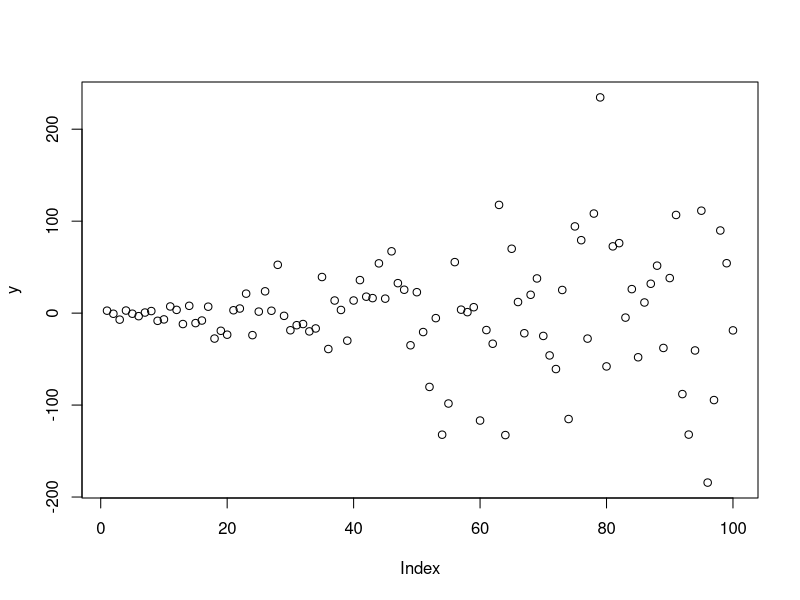
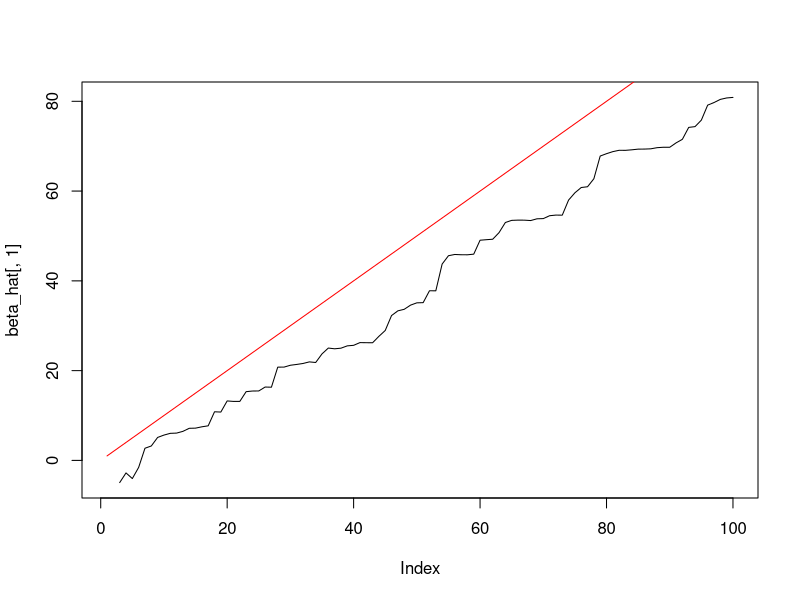
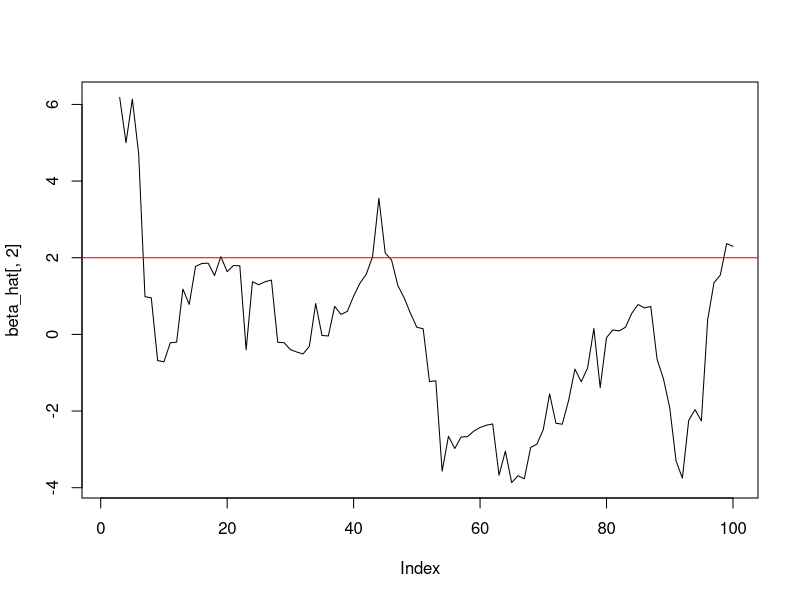
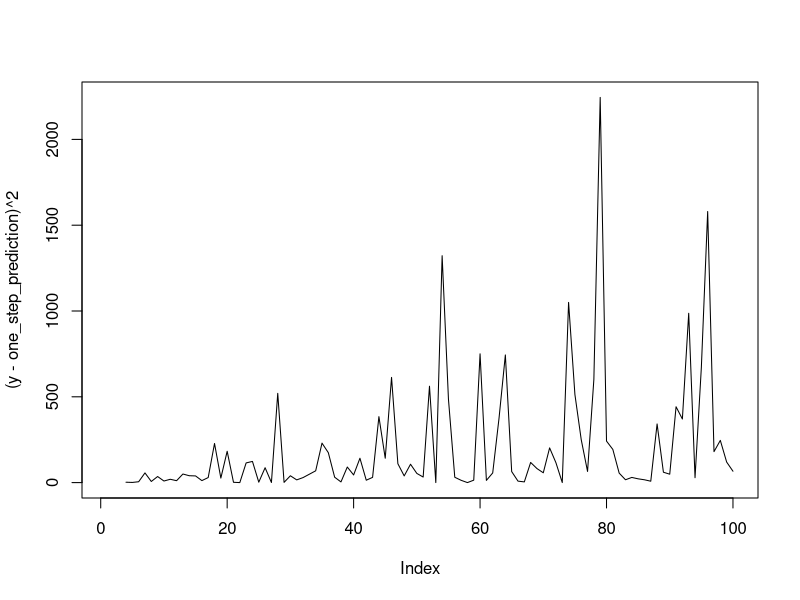
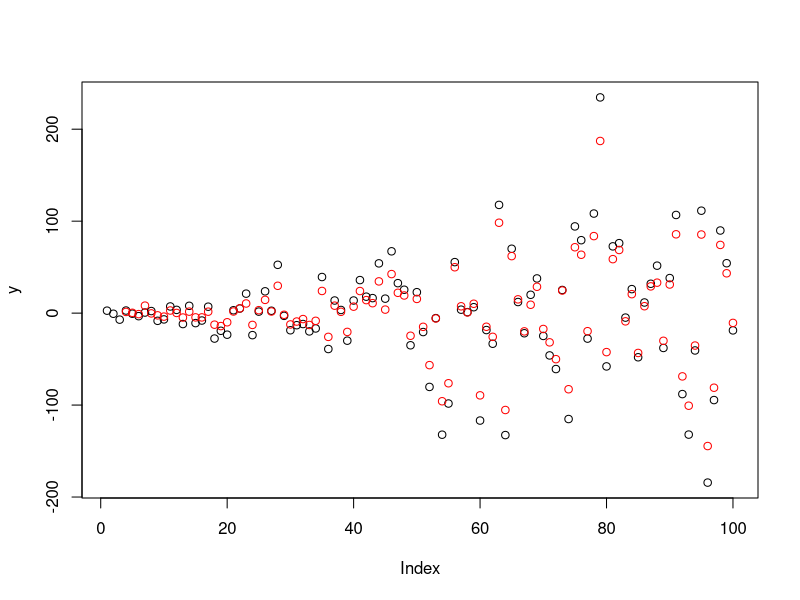

Write R code to recreate these figures, in order.
# 25/05/2019
# Adaptive Recursive Least Squares example
# Data stream with linear (w.r.t time) drift in first component
library(MASS)
set.seed(086324)
rm(list = ls())

d <- 3 # parameter vector dimension
T_ <- 100 # Time horizon
X <- matrix(rnorm(T_*d), nrow=T_)
beta <- matrix(rep(1, d*T_), nrow=T_) # true parameter value
beta[ , 1] <- (1:T_) # drifting parameter
y <- rep(NA, T_)
for (t in 1:T_) {
  y[t] = (X[t, , drop=F] %*% t(beta[t, , drop=F]))[1] + rnorm(1)
}

plot(y, type='p')
# y <- X %*% beta + rnorm(T_, sd=1)

# Implement RLS algorithm
beta_hat <- matrix(rep(NA, T_*d), nrow=T_) # parameter estimates
N <- d # For example
lambda <- 0.95 # Forgetting factor

# Initialization estimate
lamN <- sapply(1:N, FUN = function(j) lambda^(N-j))
P <- solve(lamN*t(X[1:N, ]) %*% X[1:N, ])
R <- lamN*t(X[1:N, ]) %*% y[1:N]
beta_hat[N, ] <- P %*% R
one_step_prediction <- rep(NA, T_)

# Recursive update
for (t in (N+1):T_) {
  one_step_prediction[t] <- beta_hat[t-1, , drop=F] %*% t(X[t, , drop=F])
  k <- P %*% t(X[t, , drop=F])/(lambda + X[t, , drop=F] %*% P %*% t(X[t, , drop=F]))[1]
  P <- (P - k %*% X[t, , drop=F] %*% P)/lambda
  beta_hat[t, ] <- beta_hat[t-1, ] + k %*% 
    (y[t] - t(beta_hat[t-1, ] %*% t(X[t, , drop=F]))[1])
}

# Plot estimate versus true value
plot(beta_hat[ , 1], type='l')
lines(beta[ , 1], col='red')

plot(beta_hat[ , 2], type='l')
abline(h=beta[2], col='red')

# Plot squared one-step prediction errors
plot((y - one_step_prediction)^2, type='l')

# Plot predictions against observations
plot(y)
points(one_step_prediction, col='red')
